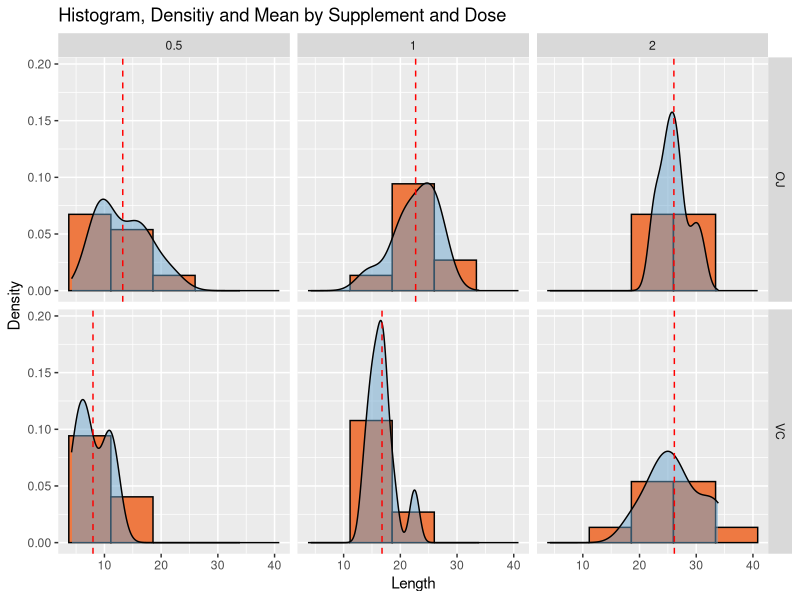

Recreate this plot in R.
## ---- chunk 1
knitr::opts_chunk$set(echo = FALSE)
library(datasets)
library(ggplot2)
library(knitr)
library(dplyr)
set.seed(43)
## ---- chunk 2
#Loads the data into a data frame
data(ToothGrowth)

#Gives a first glance at the data
str(ToothGrowth)

## ---- chunk 3
#Creates a histogram with a density plot and a line with the mean for every
#group
g <- ggplot(ToothGrowth, aes(x = len))
g <- g + geom_histogram(aes(y=..density..), 
                        fill = "sienna2", 
                        color = "black", 
                        bins = 5)
g <- g + geom_density(alpha = 0.5, fill = "skyblue3")
g <- g + geom_vline(data=aggregate(ToothGrowth[1], ToothGrowth[c(2,3)], mean), 
                    mapping=aes(xintercept=len), 
                    color="red", 
                    linetype = "dashed") 
g <- g + facet_grid(supp~dose)
g <- g + xlab("Length") + ylab("Density") 
g <- g + ggtitle("Histogram, Densitiy and Mean by Supplement and Dose")
g
## ---- chunk 4
#Creates a data frame with the summary of the statistics by Supplement and Dose
df_StatsSumm <- data.frame(summarise(group_by(ToothGrowth, supp, dose), 
                                     Length.Mean = mean(len), 
                                     Length.Max = max(len), 
                                     Length.Min = min(len), 
                                     Length.Variance = var(len), 
                                     Length.StdDev = sd(len), 
                                     Length.Observations = n()))

#Creates a knitr table to show the results
kable(df_StatsSumm, 
      caption = "Summary by Supplement and Dose", 
      col.names = c("Supplement", "Dose", "Mean Length", "Max Length", 
                    "Min Length", "Variance", "Std Dev", "Observations"),
      digits = 3
      )
## ---- chunk 5
#Creates a data frame with the supp and len values when the dose is 0.5, 1 and 2 
#respectively
df_Dose_0.5 <- subset(ToothGrowth, dose == 0.5)
df_Dose_1 <- subset(ToothGrowth, dose == 1)
df_Dose_2 <- subset(ToothGrowth, dose == 2)

#Run the t.test on the data frames
t.test.results_0.5 <- t.test(len ~ supp, data=df_Dose_0.5)
t.test.results_1 <- t.test(len ~ supp, data=df_Dose_1)
t.test.results_2 <- t.test(len ~ supp, data=df_Dose_2)

#Creates a data frame to store the results
#Adds the results of the test with dose = 0.5
df_testResults <- data.frame(c("0.5 mg/day"), 
                             c(round(t.test.results_0.5$p.value,4)), 
                             c(paste(round(t.test.results_0.5$conf.int[1],2), 
                                     round(t.test.results_0.5$conf.int[2],2), 
                                     sep = ", ")),
                             c(ifelse(between(0, 
                                              t.test.results_0.5$conf.int[1], 
                                              t.test.results_0.5$conf.int[2]), 
                                      "Failed to reject null hypothesis", 
                                      "Reject null hypothesis" )),
                             stringsAsFactors = FALSE)

#Adds the results of the test with dose = 1
df_testResults <- rbind(df_testResults, c("1 mg/day", 
                                          round(t.test.results_1$p.value,4), 
                                          paste(round(t.test.results_1$conf.int[1],2), 
                                                round(t.test.results_1$conf.int[2],2), 
                                                sep = ", "),
                                          ifelse(between(0, 
                                                         t.test.results_1$conf.int[1], 
                                                         t.test.results_1$conf.int[2]), 
                                                 "Failed to reject null hypothesis", 
                                                 "Reject null hypothesis" )
                                          )
                       )

#Adds the results of the test with dose = 2
df_testResults <- rbind(df_testResults, c("2 mg/day", 
                                          round(t.test.results_2$p.value,4), 
                                          paste(round(t.test.results_2$conf.int[1],2), 
                                                round(t.test.results_2$conf.int[2],2), 
                                                sep = ", "),
                                          ifelse(between(0, 
                                                         t.test.results_2$conf.int[1], 
                                                         t.test.results_2$conf.int[2]), 
                                                 "Failed to reject null hypothesis", 
                                                 "Reject null hypothesis" )
                                          )
                       )

#Creates a knitr table with the results
kable(df_testResults, 
      col.names = c("Dose", "P Value", "Conf. Interval", "Decision"),
      caption = "Hypothesis Testing: Confidence Intervals by Dose",
      digits = 4)
